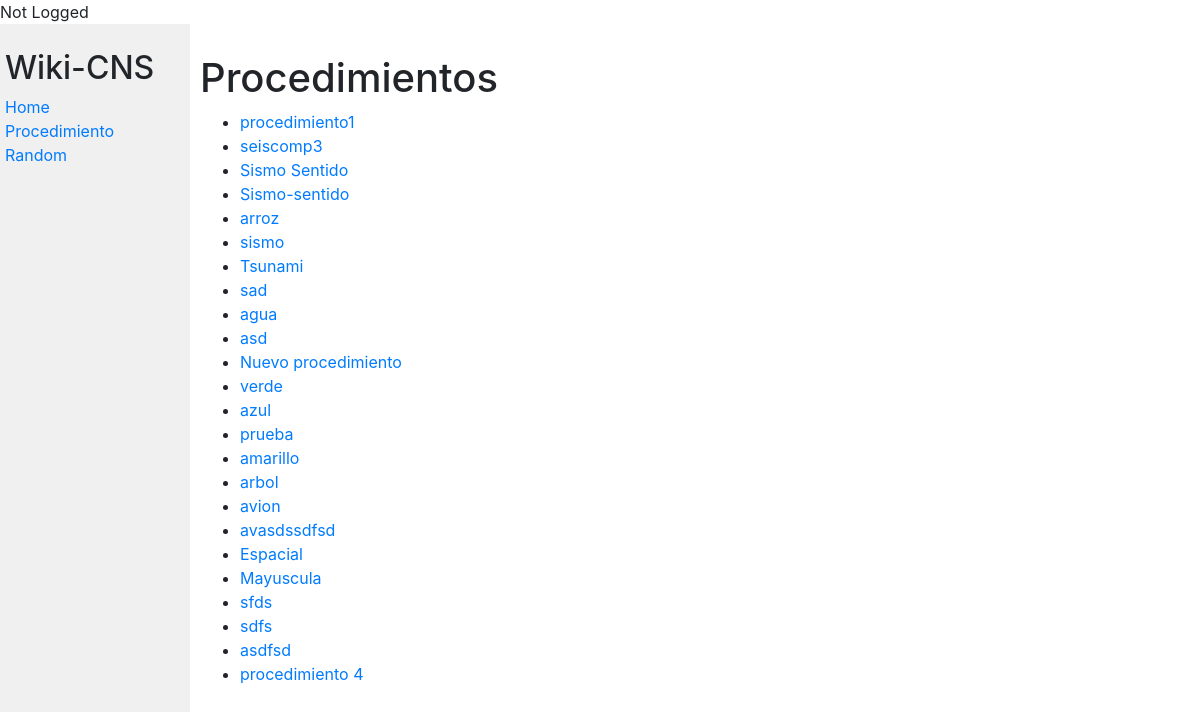
Before: / with the older database file.
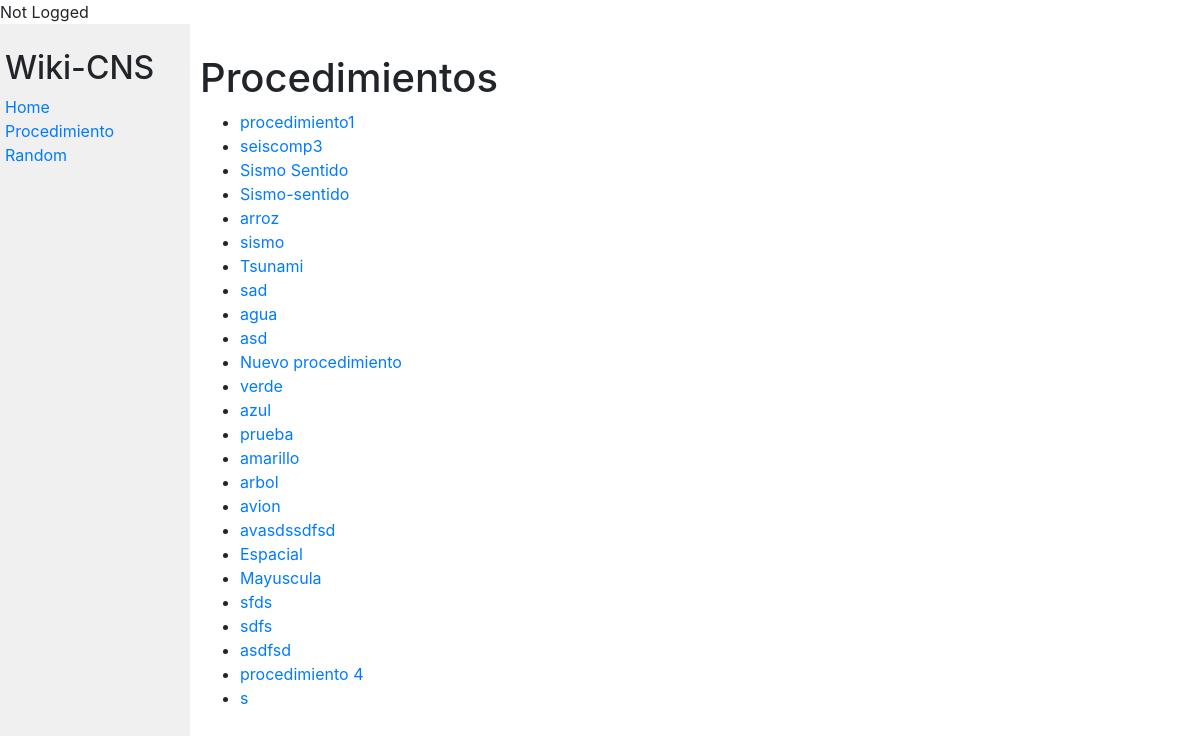
After: the same page with the newer database file.
### encyclopedia/models.py (models this page shows, shortened)
class Procedimiento(models.Model):
    title = models.CharField(max_length=30)
    content = models.TextField(blank=False)

### encyclopedia/views.py (the view)
# urls.py: path("",views.IndexView.as_view(),name='index'),
class IndexView(generic.ListView):
    template_name = 'encyclopedia/index.html'
    context_object_name = 'procedimiento_list'
    def get_queryset(self):
        return Procedimiento.objects.all()

### encyclopedia/templates/encyclopedia/index.html (shortened to what this page needs)
{% extends "encyclopedia/layout.html" %}
{% block body %}
    <h1>Procedimientos</h1>
    <ul>
        {% for entry in procedimiento_list %}
        <li><a href="{% url 'ency:wiki'  entry.pk %}">{{ entry.title }}</a></li>
        {% endfor %}
    </ul>
{% endblock %}

Changed rows visible on the page:
added Procedimiento: title "s"
